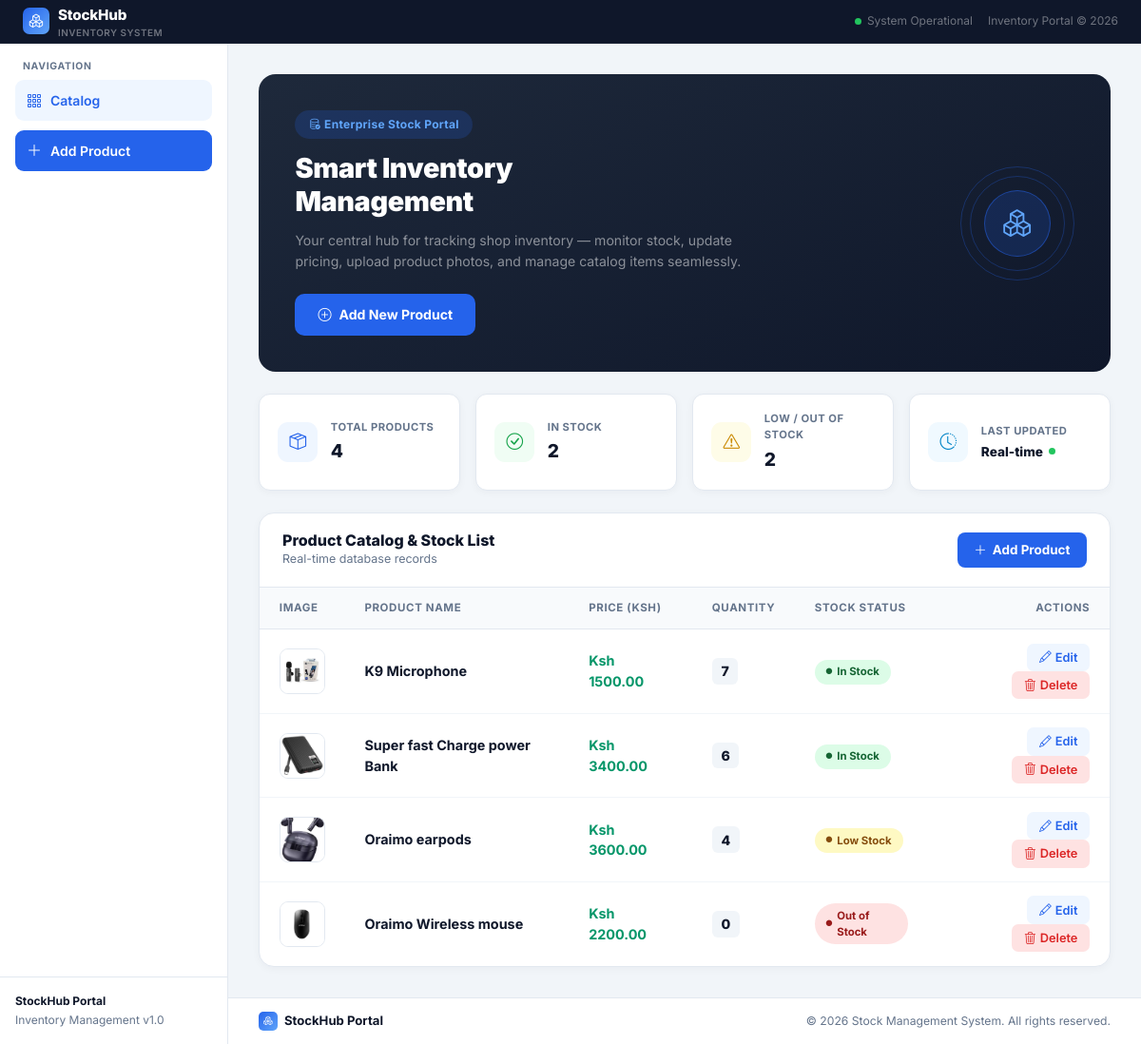
Page /catalog/ on the committed database.
### products/models.py (models this page shows, shortened)
class Product(models.Model):
    name = models.CharField(max_length=100)
    price = models.DecimalField(max_digits=10, decimal_places=2)
    quantity = models.PositiveIntegerField()
    created_at = models.DateTimeField(auto_now_add=True)

### products/views.py (the view)
# urls.py: path('catalog/', views.product_list, name='product_list'),
def product_list(request):
    products = Product.objects.all()
    total_products = products.count()
    in_stock_count = products.filter(quantity__gte=5).count()
    low_stock_count = products.filter(quantity__lt=5).count()
    context = {
        'products': products,
        'total_products': total_products,
        'in_stock_count': in_stock_count,
        'low_stock_count': low_stock_count,
    }
    return render(request, 'products/product_list.html', context)

### products/templates/products/product_list.html (shortened to what this page needs)
{% extends 'products/base.html' %}
{% block content %}
<div class="sh-hero">
    <div>
        <div class="sh-eyebrow"><i class="bi bi-database-check me-1"></i> Enterprise Stock Portal</div>
        <h1 class="sh-title">Smart Inventory<br>Management</h1>
        <p class="sh-lead">Your central hub for tracking shop inventory — monitor stock, update pricing, upload product photos, and manage catalog items seamlessly.</p>
        <a href="{% url 'product_create' %}" class="sh-hero-btn">
            <i class="bi bi-plus-circle"></i> Add New Product
        </a>
    </div>
    <div class="sh-hero-visual">
        <div class="sh-hero-ring r1"></div>
        <div class="sh-hero-ring r2"></div>
        <div class="sh-hero-icon"><i class="bi bi-boxes"></i></div>
    </div>
</div>
<div class="sh-stats">
    <div class="sh-stat">
        <span class="sh-stat-icon" style="background:#eff6ff;color:#2563eb;"><i class="bi bi-box-seam"></i></span>
        <div>
            <span class="sh-stat-label">Total Products</span>
            <span class="sh-stat-val">{{ total_products }}</span>
        </div>
    </div>
    <div class="sh-stat">
        <span class="sh-stat-icon" style="background:#f0fdf4;color:#16a34a;"><i class="bi bi-check-circle"></i></span>
        <div>
            <span class="sh-stat-label">In Stock</span>
            <span class="sh-stat-val">{{ in_stock_count }}</span>
        </div>
    </div>
    <div class="sh-stat">
        <span class="sh-stat-icon" style="background:#fefce8;color:#ca8a04;"><i class="bi bi-exclamation-triangle"></i></span>
        <div>
            <span class="sh-stat-label">Low / Out of Stock</span>
            <span class="sh-stat-val">{{ low_stock_count }}</span>
        </div>
    </div>
    <div class="sh-stat">
        <span class="sh-stat-icon" style="background:#f0f9ff;color:#0284c7;"><i class="bi bi-clock-history"></i></span>
        <div>
            <span class="sh-stat-label">Last Updated</span>
            <span class="sh-stat-val sh-stat-live">Real-time <span class="live-dot"></span></span>
        </div>
    </div>
</div>
<div class="sh-panel">
    <div class="sh-panel-head">
        <div>
            <h5 class="sh-panel-title">Product Catalog &amp; Stock List</h5>
            <p class="sh-panel-sub">Real-time database records</p>
        </div>
        <a href="{% url 'product_create' %}" class="sh-add-btn">
            <i class="bi bi-plus-lg"></i> Add Product
        </a>
    </div>
    <div class="table-responsive">
        <table class="sh-table">
            <thead>
                <tr>
                    <th style="width:72px;">Image</th>
                    <th>Product Name</th>
                    <th>Price (Ksh)</th>
                    <th>Quantity</th>
                    <th>Stock Status</th>
                    <th class="text-end">Actions</th>
                </tr>
            </thead>
            <tbody>
                {% for product in products %}
                <tr>
                    <td>
                        {% if product.image %}
                            <img src="{{ product.image.url }}" alt="{{ product.name }}" class="sh-product-img">
                        {% else %}
                            <div class="sh-no-img"><i class="bi bi-image"></i></div>
                        {% endif %}
                    </td>
                    <td class="sh-product-name">{{ product.name }}</td>
                    <td class="sh-product-price">Ksh {{ product.price }}</td>
                    <td><span class="sh-qty">{{ product.quantity }}</span></td>
                    <td>
                        {% if product.quantity >= 5 %}
                            <span class="sh-badge sh-badge-in">
                                <i class="bi bi-circle-fill"></i> In Stock
                            </span>
                        {% elif product.quantity > 0 %}
                            <span class="sh-badge sh-badge-low">
                                <i class="bi bi-circle-fill"></i> Low Stock
                            </span>
                        {% else %}
                            <span class="sh-badge sh-badge-out">
                                <i class="bi bi-circle-fill"></i> Out of Stock
                            </span>
                        {% endif %}
                    </td>
                    <td class="text-end">
                        <a href="{% url 'product_update' product.pk %}" class="sh-btn-edit">
                            <i class="bi bi-pencil"></i> Edit
                        </a>
                        <a href="{% url 'product_delete' product.pk %}" class="sh-btn-del">
                            <i class="bi bi-trash3"></i> Delete
                        </a>
                    </td>
                </tr>
                {% endfor %}
            </tbody>
        </table>
    </div>
</div>
{% endblock %}

### products/templates/products/base.html (shortened to what this page needs)
<!DOCTYPE html>
<html lang="en">
<head>
    <link href="https://cdn.jsdelivr.net/npm/bootstrap@5.3.0/dist/css/bootstrap.min.css" rel="stylesheet">
    <link rel="stylesheet" href="https://cdn.jsdelivr.net/npm/bootstrap-icons@1.11.3/font/bootstrap-icons.min.css">
</head>
<body>
    <div class="topbar">
        <div class="topbar-inner">
            <a class="topbar-brand" href="{% url 'product_list' %}">
                <div class="topbar-logo"><i class="bi bi-boxes"></i></div>
                <div>
                    <span class="topbar-name">StockHub</span>
                    <span class="topbar-tag d-block">Inventory System</span>
                </div>
            </a>
            <div class="topbar-right">
                <div class="topbar-status">
                    <span class="status-dot"></span>
                    <span>System Operational</span>
                </div>
                <span>Inventory Portal &copy; 2026</span>
            </div>
        </div>
    </div>
    <div class="app-shell">
        <aside class="sidebar" id="sidebar">
            <div class="sidebar-section">
                <div class="sidebar-label">Navigation</div>
                <a class="sidebar-link active" href="{% url 'product_list' %}">
                    <i class="bi bi-grid-3x3-gap"></i> Catalog
                </a>
                <a class="sidebar-link sidebar-cta" href="{% url 'product_create' %}">
                    <i class="bi bi-plus-lg"></i> Add Product
                </a>
            </div>
            <div class="sidebar-footer">
                <div style="font-weight:700;color:var(--navy);margin-bottom:2px;">StockHub Portal</div>
                <div>Inventory Management v1.0</div>
            </div>
        </aside>
        <div class="main-content">
            <main class="page-body">
                {% block content %}
                {% endblock %}
            </main>
        </div>
    </div>
    <footer class="site-footer">
        <div class="footer-brand">
            <div class="fi"><i class="bi bi-boxes"></i></div>
            StockHub Portal
        </div>
        <span class="footer-copy">&copy; 2026 Stock Management System. All rights reserved.</span>
    </footer>
</body>
</html>

### products/templates/products/base.html (style rules this page uses)
:root { --navy:#0f172a; --navy-mid:#1e293b; --accent:#2563eb; --accent-hover:#1d4ed8; --accent-light:#eff6ff; --surface:#f1f5f9; --border:#e2e8f0; --text:#1e293b; --muted:#64748b; --sidebar-w:240px; }
*, *::before, *::after { box-sizing:border-box; }
body { font-family:'Inter', sans-serif; background:var(--surface); color:var(--text); margin:0; display:flex; flex-direction:column; min-height:100vh; }
.topbar { background:var(--navy); height:46px; display:flex; align-items:center; position:fixed; top:0; left:0; right:0; z-index:100; border-bottom:1px solid rgba(255,255,255,0.06); }
.topbar-inner { width:100%; padding:0 1.5rem; display:flex; justify-content:space-between; align-items:center; }
.topbar-brand { display:flex; align-items:center; gap:9px; text-decoration:none; }
.topbar-logo { width:28px; height:28px; border-radius:7px; background:linear-gradient(135deg,var(--accent),#60a5fa); display:flex; align-items:center; justify-content:center; color:#fff; font-size:0.9rem; }
.topbar-name { font-weight:800; font-size:0.95rem; color:#fff; letter-spacing:-0.2px; }
.topbar-tag { font-size:0.62rem; font-weight:600; color:rgba(255,255,255,0.4); text-transform:uppercase; letter-spacing:0.5px; }
.topbar-right { display:flex; align-items:center; gap:1rem; font-size:0.75rem; color:rgba(255,255,255,0.4); }
.topbar-status { display:flex; align-items:center; gap:6px; }
.status-dot { width:7px; height:7px; border-radius:50%; background:#22c55e; animation:blink 2s ease-in-out infinite; }
.app-shell { display:flex; flex:1; padding-top:46px; }
.sidebar { width:var(--sidebar-w); flex-shrink:0; background:#fff; border-right:1px solid var(--border); position:fixed; top:46px; bottom:0; left:0; display:flex; flex-direction:column; overflow-y:auto; transition:transform .25s ease; z-index:90; }
.sidebar-section { padding:1rem 1rem 0.5rem; }
.sidebar-label { font-size:0.65rem; font-weight:700; color:var(--muted); text-transform:uppercase; letter-spacing:0.7px; padding:0 0.5rem; margin-bottom:0.4rem; }
.sidebar-link { display:flex; align-items:center; gap:9px; padding:0.6rem 0.75rem; border-radius:9px; font-weight:600; font-size:0.875rem; color:var(--muted); text-decoration:none; transition:background .15s ease, color .15s ease; margin-bottom:2px; }
.sidebar-link i { font-size:1rem; }
.sidebar-link.active { background:var(--accent-light); color:var(--accent); }
.sidebar-link.sidebar-cta { background:var(--accent); color:#fff; margin-top:0.6rem; }
.sidebar-footer { margin-top:auto; padding:1rem; border-top:1px solid var(--border); font-size:0.75rem; color:var(--muted); }
.main-content { flex:1; margin-left:var(--sidebar-w); min-height:calc(100vh - 46px); display:flex; flex-direction:column; }
.page-body { flex:1; padding:2rem 2rem; max-width:1100px; width:100%; }
.site-footer { margin-left:var(--sidebar-w); background:#fff; border-top:1px solid var(--border); padding:0.9rem 2rem; display:flex; justify-content:space-between; align-items:center; flex-wrap:wrap; gap:0.5rem; }
.footer-brand { display:flex; align-items:center; gap:7px; font-weight:700; color:var(--navy); font-size:0.82rem; }
.footer-brand .fi { width:20px; height:20px; border-radius:5px; background:linear-gradient(135deg,var(--accent),#60a5fa); display:flex; align-items:center; justify-content:center; color:#fff; font-size:0.58rem; }
.footer-copy { font-size:0.76rem; color:var(--muted); }

### rows in the picture
Product: image (picture), name "K9 Microphone", price "1500.00", quantity "7", shows "In Stock"
Product: image (picture), name "Super fast Charge power Bank", price "3400.00", quantity "6", shows "In Stock"
Product: image (picture), name "Oraimo earpods", price "3600.00", quantity "4", shows "Low Stock"
Product: image (picture), name "Oraimo Wireless mouse", price "2200.00", quantity "0", shows "Out of Stock"

### other values in the picture
{{ total_products }} "4"
{{ in_stock_count }} "2"
{{ low_stock_count }} "2"
